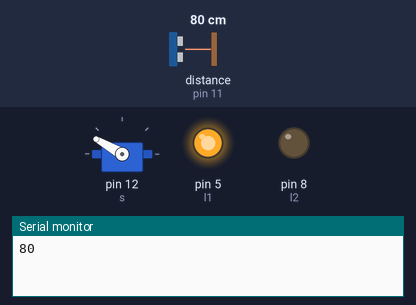
A sketch run on a simulated Arduino Uno, built with avr-gcc and run on an emulated ATmega328P. Parts: servo, output pins drawn as LEDs (lit = HIGH), the last lines printed to the serial monitor. The test bench sets the inputs (shaded band); at power-on: distance to the obstacle (sensor on pin 11) 80 cm. The echo pulse lasts 58.3 µs per cm; pins used as bus, display or sensor lines are not drawn.

Above: at 3.3 s.
3.4 s: distance to the obstacle (sensor on pin 11) set to 23 cm
4.9 s: distance to the obstacle (sensor on pin 11) set to 19 cm
At 6.4 s:
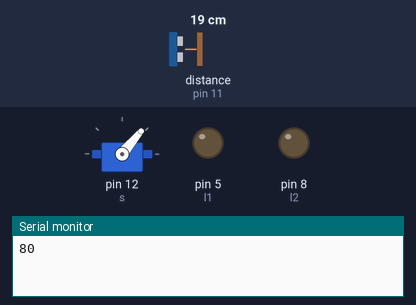
7.9 s: distance to the obstacle (sensor on pin 11) set to 35 cm
At 9.5 s:
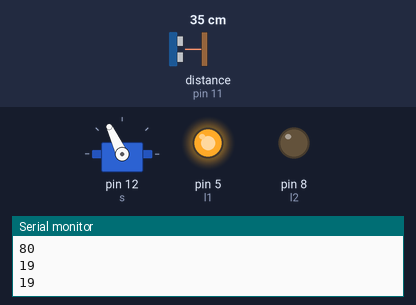
9.8 s: distance to the obstacle (sensor on pin 11) set to 2 cm
At 12.2 s:
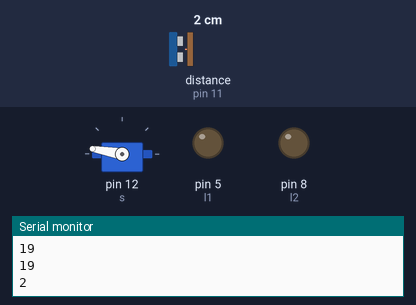
12.8 s: distance to the obstacle (sensor on pin 11) set to 60 cm
At 13.9 s:
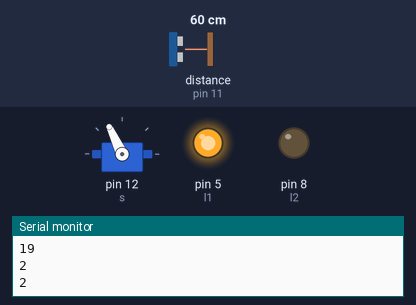
Timing chart, 0 to 15.7 s (numbered marks = the images above; inputs shaded):
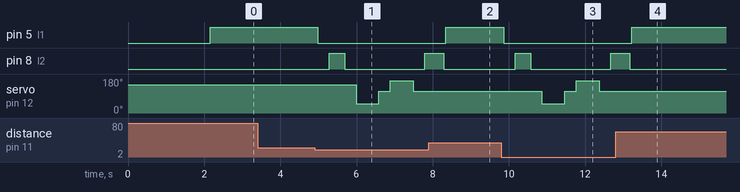

Measured:
- the behaviour switches between 21 and 20 cm on distance to the obstacle (sensor on pin 11) (found by bisection; images 0 and 1)
- after the input at 3.4 s, every drawn part: stays the same
- after the input at 4.9 s, pin 5 (l1): HIGH → LOW after 0.09 s; pin 8 (l2): LOW → HIGH after 0.39 s, → LOW 0.40 s later, → HIGH 2.1 s later; servo on pin 12 (s): 150° → 50° after 1.1 s, → 115° 0.60 s later, → 170° 0.30 s later, → 115° 0.60 s later
- after the input at 7.9 s, pin 5 (l1): LOW → HIGH after 0.44 s; pin 8 (l2): goes on until 8.3 s, then stays LOW; servo on pin 12 (s): stays 115° (without the input it goes to 50° after 1.4 s)
- after the input at 9.8 s, pin 5 (l1): HIGH → LOW after 0.07 s; pin 8 (l2): LOW → HIGH after 0.37 s, → LOW 0.40 s later, → HIGH 2.1 s later; servo on pin 12 (s): 115° → 50° after 1.1 s, → 115° 0.60 s later, → 170° 0.30 s later, → 115° 0.60 s later
- after the input at 12.8 s, pin 5 (l1): LOW → HIGH after 0.42 s; pin 8 (l2): goes on until 13.2 s, then stays LOW; servo on pin 12 (s): stays 115° (without the input it goes to 50° after 1.4 s)

The sketch:

Obstacle_avoiding.ino
```cpp
#include <Servo.h>
#include <Ultrasonic.h>
Servo s;
Ultrasonic ult (10,11); // trig , echo

#define l1 5 //left motor
#define r1 6 // right motor
#define l2 8 //left motor
#define r2 9 // right motor
//#define max_dis 200
bool gf = 0; // goes forward
int distance = 100;


void setup() {
  // put your setup code here, to run once:
pinMode(l1,OUTPUT);
pinMode(r1,OUTPUT);
pinMode(l2,OUTPUT);
pinMode(r2,OUTPUT);
s.attach(12);

s.write(150);
delay(2000);
distance = ult.Ranging(CM);
Serial.begin(9600);
Serial.println(distance);
delay(100);
}

void loop() {
  // put your main code here, to run repeatedly:
int dr = 0; // distance right
int dl = 0; // distance left

delay(50);

if (distance <= 20 )
{
  ms(); //call the move stop function
  delay (300);
  mb(); //call the move backward function
  delay (400);
  ms();
  delay(300);
  dr = lr(); // distance right => look right
  delay (300);
  dl = ll(); // distance left => look left
  delay (300);

  if (distance >= dl)
  {
    turn_right();
    ms();
  }
  else
  {
    turn_left();
    ms();
  }
}
else
{
  mf(); // move forward
}
distance = ult.Ranging(CM);
}

//******************************************//
void ms()
{
  digitalWrite(l1,LOW);
  digitalWrite(r1,LOW);
  digitalWrite(l2,LOW);
  digitalWrite(r2,LOW);
}

//*******************
void mb()
{
  gf=false;
  digitalWrite(l1,LOW);
  digitalWrite(r1,HIGH);
  digitalWrite(l2,HIGH);
  digitalWrite(r2,LOW);
}

void mf()
{
  if(!gf)
  {
    gf=true;
    digitalWrite(l1,HIGH);
    digitalWrite(r1,LOW);
    digitalWrite(r2,HIGH);
    digitalWrite(l2,LOW);
  }
}
//********************

int lr()
{
  s.write(50);
  delay(500);
  int dist = ult.Ranging(CM);
  Serial.println(dist);
  delay(100);
  s.write(115);
  return dist ;
}

int ll()
{
  s.write(170);
  delay(500);
  int dista = ult.Ranging(CM);
  Serial.println(dista);
  delay(100);
  s.write(115);
  return dista ;
}

//**********************************

void turn_right()
{
  digitalWrite(l1,LOW);
  digitalWrite(r1,HIGH);
  digitalWrite(l2,HIGH);
  digitalWrite(r2,LOW);

  delay(500);
  digitalWrite(l1,HIGH);
  digitalWrite(r1,LOW);
  digitalWrite(l2,LOW);
  digitalWrite(r2,HIGH);

}

void turn_left()
{
  digitalWrite(l1,HIGH);
  digitalWrite(r1,LOW);
  digitalWrite(l2,LOW);
  digitalWrite(r2,HIGH);

  delay(500);
  digitalWrite(l1,HIGH);
  digitalWrite(r1,LOW);
  digitalWrite(l2,LOW);
  digitalWrite(r2,HIGH);

}
```
